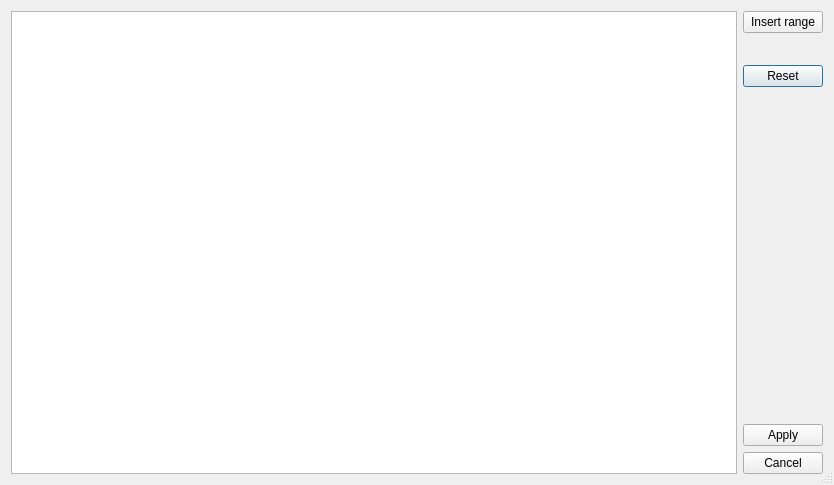
<?xml version="1.0" encoding="UTF-8"?>
<ui version="4.0">
 <class>RangeDialog</class>
 <widget class="QDialog" name="RangeDialog">
  <property name="geometry">
   <rect>
    <x>0</x>
    <y>0</y>
    <width>834</width>
    <height>485</height>
   </rect>
  </property>
  <property name="windowTitle">
   <string>Edit value range colors</string>
  </property>
  <property name="sizeGripEnabled">
   <bool>true</bool>
  </property>
  <property name="modal">
   <bool>true</bool>
  </property>
  <layout class="QGridLayout" name="gridLayout" rowstretch="0,0,0,0,1,0,0" columnstretch="1,0">
   <item row="0" column="0" rowspan="7">
    <widget class="MinimalListWidget" name="ranges"/>
   </item>
   <item row="4" column="1">
    <spacer name="verticalSpacer">
     <property name="orientation">
      <enum>Qt::Vertical</enum>
     </property>
     <property name="sizeHint" stdset="0">
      <size>
       <width>20</width>
       <height>271</height>
      </size>
     </property>
    </spacer>
   </item>
   <item row="3" column="1">
    <widget class="QPushButton" name="reset_btn">
     <property name="text">
      <string>Reset</string>
     </property>
    </widget>
   </item>
   <item row="6" column="1">
    <widget class="QPushButton" name="cancel_btn">
     <property name="text">
      <string>Cancel</string>
     </property>
    </widget>
   </item>
   <item row="5" column="1">
    <widget class="QPushButton" name="apply_btn">
     <property name="text">
      <string>Apply</string>
     </property>
    </widget>
   </item>
   <item row="0" column="1">
    <widget class="QPushButton" name="insert_btn">
     <property name="text">
      <string>Insert range</string>
     </property>
    </widget>
   </item>
   <item row="1" column="1">
    <spacer name="verticalSpacer_2">
     <property name="orientation">
      <enum>Qt::Vertical</enum>
     </property>
     <property name="sizeHint" stdset="0">
      <size>
       <width>20</width>
       <height>20</height>
      </size>
     </property>
    </spacer>
   </item>
  </layout>
 </widget>
 <customwidgets>
  <customwidget>
   <class>MinimalListWidget</class>
   <extends>QListWidget</extends>
   <header>asammdf/gui/widgets/list.h</header>
  </customwidget>
 </customwidgets>
 <tabstops>
  <tabstop>ranges</tabstop>
  <tabstop>apply_btn</tabstop>
  <tabstop>cancel_btn</tabstop>
 </tabstops>
 <resources/>
 <connections/>
</ui>
